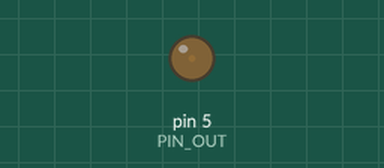
Simulated run of this sketch. Board: Arduino Uno, built with avr-gcc and run on an emulated ATmega328P. Parts: output pins drawn as LEDs (lit = HIGH).

Above: at 0.1 s.
At 4.45 s:
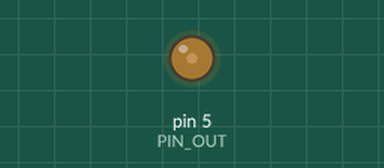
At 6.1 s:
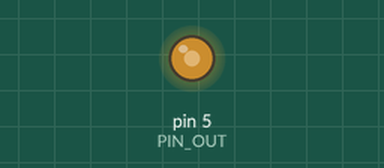
At 7.75 s:
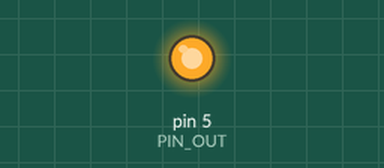
Timing chart, 0 to 10.1 s (numbered marks = the images above):
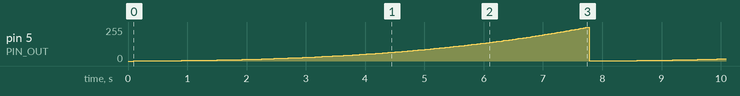

The sketch:

test_LED.ino
```cpp
#define PIN_OUT  5

//#define MANUAL

static unsigned char hash[255];

void setup()
{
	Serial.begin(9600);
	pinMode(PIN_OUT,OUTPUT);

	for(int i = 0; i<256; i++){
		hash[i]=(unsigned char)(255.0*pow((i+50)/305.0,3.0));
	}
}


void loop()
{

#ifdef MANUAL
	int valA;
	if (Serial.available()>0)
	  {
		String s=Serial.readString();
	    valA=s.toInt();
	    Serial.print("value set to: ");
	    Serial.println(valA);
	    analogWrite(PIN_OUT,valA);
	  }


#else
	static int i=0;
	 analogWrite(PIN_OUT,hash[i]);
	 delay(30);
	 i=(i+1)%256;
#endif
}
```

Measured:
- by itself, pin 5 (PIN_OUT): ramps from 1/255 to 255/255 and jumps back, once every 7.7 s
